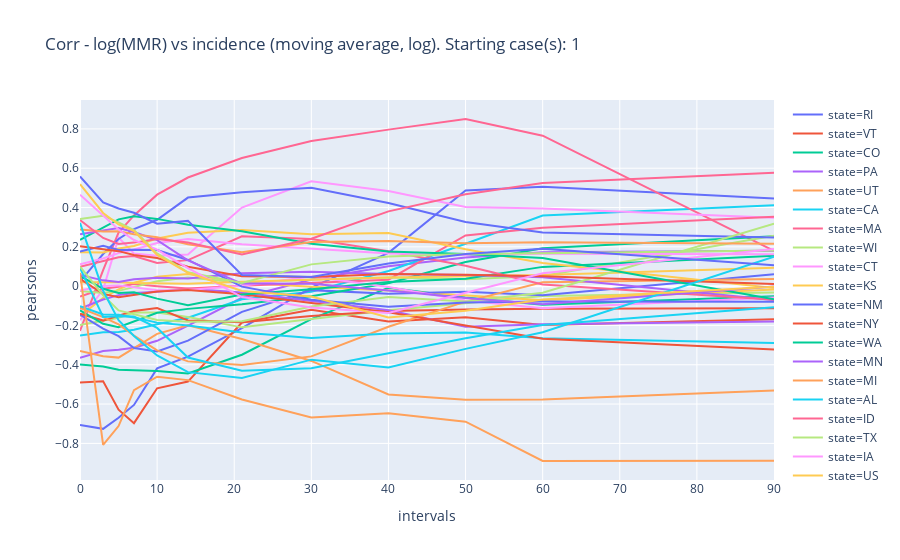

This figure's notebook cell:
### Code cell
fig = px.line(df, x="intervals", y="pearsons", color='state',title=title_name,)
with open('covid_mmr_' + t.strftime('%m%d%y%H%M')+'.html', 'a') as f:
        f.write(fig.to_html(full_html=False, include_plotlyjs='cdn'))
fig.show()

### Figure 1 — Plotly figure (JSON) as saved in the notebook; plotly's stock layout.template omitted (floating-point values rounded to 4 significant figures)
{"data": [{"hoverlabel": {"namelength": 0}, "hovertemplate": "state=RI<br>intervals=%{x}<br>pearsons=%{y}", "legendgroup": "state=RI", "line": {"color": "#636efa", "dash": "solid"}, "mode": "lines", "name": "state=RI", "showlegend": true, "type": "scatter", "x": [0, 3, 5, 7, 10, 14, 21, 30, 40, 50, 60, 90], "xaxis": "x", "y": [-0.7068, -0.7261, -0.6699, -0.6044, -0.4183, -0.3583, -0.2132, -0.007797, 0.1694, 0.4862, 0.5062, 0.4455], "yaxis": "y"}, {"hoverlabel": {"namelength": 0}, "hovertemplate": "state=VT<br>intervals=%{x}<br>pearsons=%{y}", "legendgroup": "state=VT", "line": {"color": "#EF553B", "dash": "solid"}, "mode": "lines", "name": "state=VT", "showlegend": true, "type": "scatter", "x": [0, 3, 5, 7, 10, 14, 21, 30, 40, 50, 60, 90], "xaxis": "x", "y": [-0.4905, -0.484, -0.6286, -0.697, -0.5196, -0.4854, -0.1851, -0.1198, -0.1795, -0.1589, -0.198, -0.169], "yaxis": "y"}, {"hoverlabel": {"namelength": 0}, "hovertemplate": "state=CO<br>intervals=%{x}<br>pearsons=%{y}", "legendgroup": "state=CO", "line": {"color": "#00cc96", "dash": "solid"}, "mode": "lines", "name": "state=CO", "showlegend": true, "type": "scatter", "x": [0, 3, 5, 7, 10, 14, 21, 30, 40, 50, 60, 90], "xaxis": "x", "y": [-0.3988, -0.4084, -0.4257, -0.429, -0.4315, -0.4439, -0.349, -0.168, -0.008353, -0.05771, -0.09408, -0.05156], "yaxis": "y"}, {"hoverlabel": {"namelength": 0}, "hovertemplate": "state=PA<br>intervals=%{x}<br>pearsons=%{y}", "legendgroup": "state=PA", "line": {"color": "#ab63fa", "dash": "solid"}, "mode": "lines", "name": "state=PA", "showlegend": true, "type": "scatter", "x": [0, 3, 5, 7, 10, 14, 21, 30, 40, 50, 60, 90], "xaxis": "x", "y": [-0.3647, -0.3305, -0.3233, -0.3133, -0.2782, -0.2004, -0.05916, 0.034, 0.1016, 0.1454, 0.1727, 0.1805], "yaxis": "y"}, {"hoverlabel": {"namelength": 0}, "hovertemplate": "state=UT<br>intervals=%{x}<br>pearsons=%{y}", "legendgroup": "state=UT", "line": {"color": "#FFA15A", "dash": "solid"}, "mode": "lines", "name": "state=UT", "showlegend": true, "type": "scatter", "x": [0, 3, 5, 7, 10, 14, 21, 30, 40, 50, 60, 90], "xaxis": "x", "y": [-0.3299, -0.3567, -0.3636, -0.317, -0.2427, -0.1989, -0.2693, -0.3805, -0.5513, -0.5775, -0.5773, -0.5311], "yaxis": "y"}, {"hoverlabel": {"namelength": 0}, "hovertemplate": "state=CA<br>intervals=%{x}<br>pearsons=%{y}", "legendgroup": "state=CA", "line": {"color": "#19d3f3", "dash": "solid"}, "mode": "lines", "name": "state=CA", "showlegend": true, "type": "scatter", "x": [0, 3, 5, 7, 10, 14, 21, 30, 40, 50, 60, 90], "xaxis": "x", "y": [-0.2514, -0.2352, -0.2338, -0.2218, -0.1936, -0.1604, -0.06639, -0.02844, 0.07731, 0.2156, 0.3588, 0.4109], "yaxis": "y"}, {"hoverlabel": {"namelength": 0}, "hovertemplate": "state=MA<br>intervals=%{x}<br>pearsons=%{y}", "legendgroup": "state=MA", "line": {"color": "#FF6692", "dash": "solid"}, "mode": "lines", "name": "state=MA", "showlegend": true, "type": "scatter", "x": [0, 3, 5, 7, 10, 14, 21, 30, 40, 50, 60, 90], "xaxis": "x", "y": [-0.2277, 0.08123, 0.2725, 0.3597, 0.4654, 0.5527, 0.6518, 0.7386, 0.7963, 0.8503, 0.7656, 0.18], "yaxis": "y"}, {"hoverlabel": {"namelength": 0}, "hovertemplate": "state=WI<br>intervals=%{x}<br>pearsons=%{y}", "legendgroup": "state=WI", "line": {"color": "#B6E880", "dash": "solid"}, "mode": "lines", "name": "state=WI", "showlegend": true, "type": "scatter", "x": [0, 3, 5, 7, 10, 14, 21, 30, 40, 50, 60, 90], "xaxis": "x", "y": [-0.1974, -0.1739, -0.1611, -0.134, -0.1339, -0.1567, -0.2098, -0.1667, -0.1232, -0.08735, -0.05001, -0.03258], "yaxis": "y"}, {"hoverlabel": {"namelength": 0}, "hovertemplate": "state=CT<br>intervals=%{x}<br>pearsons=%{y}", "legendgroup": "state=CT", "line": {"color": "#FF97FF", "dash": "solid"}, "mode": "lines", "name": "state=CT", "showlegend": true, "type": "scatter", "x": [0, 3, 5, 7, 10, 14, 21, 30, 40, 50, 60, 90], "xaxis": "x", "y": [-0.1734, -0.01735, 0.2469, 0.1663, 0.1548, 0.1613, 0.3999, 0.5333, 0.4843, 0.4033, 0.3949, 0.3482], "yaxis": "y"}, {"hoverlabel": {"namelength": 0}, "hovertemplate": "state=KS<br>intervals=%{x}<br>pearsons=%{y}", "legendgroup": "state=KS", "line": {"color": "#FECB52", "dash": "solid"}, "mode": "lines", "name": "state=KS", "showlegend": true, "type": "scatter", "x": [0, 3, 5, 7, 10, 14, 21, 30, 40, 50, 60, 90], "xaxis": "x", "y": [-0.1534, -0.05916, -0.01646, 0.01746, 0.04803, 0.06209, 0.01716, -0.003751, -0.02253, -0.04915, -0.07227, -0.01739], "yaxis": "y"}, {"hoverlabel": {"namelength": 0}, "hovertemplate": "state=NM<br>intervals=%{x}<br>pearsons=%{y}", "legendgroup": "state=NM", "line": {"color": "#636efa", "dash": "solid"}, "mode": "lines", "name": "state=NM", "showlegend": true, "type": "scatter", "x": [0, 3, 5, 7, 10, 14, 21, 30, 40, 50, 60, 90], "xaxis": "x", "y": [-0.1452, -0.216, -0.2545, -0.3153, -0.3321, -0.2773, -0.131, -0.02033, -0.03894, -0.02845, -0.04679, 0.06035], "yaxis": "y"}, {"hoverlabel": {"namelength": 0}, "hovertemplate": "state=NY<br>intervals=%{x}<br>pearsons=%{y}", "legendgroup": "state=NY", "line": {"color": "#EF553B", "dash": "solid"}, "mode": "lines", "name": "state=NY", "showlegend": true, "type": "scatter", "x": [0, 3, 5, 7, 10, 14, 21, 30, 40, 50, 60, 90], "xaxis": "x", "y": [-0.1398, -0.1753, -0.1501, -0.126, -0.1114, -0.1743, -0.1837, -0.1525, -0.1271, -0.1191, -0.1152, -0.1131], "yaxis": "y"}, {"hoverlabel": {"namelength": 0}, "hovertemplate": "state=WA<br>intervals=%{x}<br>pearsons=%{y}", "legendgroup": "state=WA", "line": {"color": "#00cc96", "dash": "solid"}, "mode": "lines", "name": "state=WA", "showlegend": true, "type": "scatter", "x": [0, 3, 5, 7, 10, 14, 21, 30, 40, 50, 60, 90], "xaxis": "x", "y": [-0.1232, -0.1918, -0.2089, -0.1807, -0.1354, -0.1157, -0.09207, -0.05095, 0.0144, 0.1231, 0.1921, 0.2542], "yaxis": "y"}, {"hoverlabel": {"namelength": 0}, "hovertemplate": "state=MN<br>intervals=%{x}<br>pearsons=%{y}", "legendgroup": "state=MN", "line": {"color": "#ab63fa", "dash": "solid"}, "mode": "lines", "name": "state=MN", "showlegend": true, "type": "scatter", "x": [0, 3, 5, 7, 10, 14, 21, 30, 40, 50, 60, 90], "xaxis": "x", "y": [-0.1142, -0.06822, -0.04572, -0.03543, -0.02807, -0.0134, -0.03242, -0.07321, -0.1224, -0.2062, -0.1945, -0.1794], "yaxis": "y"}, {"hoverlabel": {"namelength": 0}, "hovertemplate": "state=MI<br>intervals=%{x}<br>pearsons=%{y}", "legendgroup": "state=MI", "line": {"color": "#FFA15A", "dash": "solid"}, "mode": "lines", "name": "state=MI", "showlegend": true, "type": "scatter", "x": [0, 3, 5, 7, 10, 14, 21, 30, 40, 50, 60, 90], "xaxis": "x", "y": [-0.1106, -0.1576, -0.1949, -0.2511, -0.3265, -0.3828, -0.4007, -0.3574, -0.2064, -0.07865, 0.01932, 0.03672], "yaxis": "y"}, {"hoverlabel": {"namelength": 0}, "hovertemplate": "state=AL<br>intervals=%{x}<br>pearsons=%{y}", "legendgroup": "state=AL", "line": {"color": "#19d3f3", "dash": "solid"}, "mode": "lines", "name": "state=AL", "showlegend": true, "type": "scatter", "x": [0, 3, 5, 7, 10, 14, 21, 30, 40, 50, 60, 90], "xaxis": "x", "y": [-0.1026, -0.1438, -0.146, -0.16, -0.1856, -0.2007, -0.2361, -0.2639, -0.2404, -0.2353, -0.2653, -0.2897], "yaxis": "y"}, {"hoverlabel": {"namelength": 0}, "hovertemplate": "state=ID<br>intervals=%{x}<br>pearsons=%{y}", "legendgroup": "state=ID", "line": {"color": "#FF6692", "dash": "solid"}, "mode": "lines", "name": "state=ID", "showlegend": true, "type": "scatter", "x": [0, 3, 5, 7, 10, 14, 21, 30, 40, 50, 60, 90], "xaxis": "x", "y": [-0.05296, -0.01365, -0.003495, 0.0104, -0.000469, -0.01187, 0.002104, 0.0179, 0.03307, 0.2578, 0.2964, 0.353], "yaxis": "y"}, {"hoverlabel": {"namelength": 0}, "hovertemplate": "state=TX<br>intervals=%{x}<br>pearsons=%{y}", "legendgroup": "state=TX", "line": {"color": "#B6E880", "dash": "solid"}, "mode": "lines", "name": "state=TX", "showlegend": true, "type": "scatter", "x": [0, 3, 5, 7, 10, 14, 21, 30, 40, 50, 60, 90], "xaxis": "x", "y": [-0.0248, -0.0348, -0.02401, -0.003941, 0.02442, 0.04385, 0.01679, 0.0344, 0.04345, 0.03554, 0.05201, 0.2563], "yaxis": "y"}, {"hoverlabel": {"namelength": 0}, "hovertemplate": "state=IA<br>intervals=%{x}<br>pearsons=%{y}", "legendgroup": "state=IA", "line": {"color": "#FF97FF", "dash": "solid"}, "mode": "lines", "name": "state=IA", "showlegend": true, "type": "scatter", "x": [0, 3, 5, 7, 10, 14, 21, 30, 40, 50, 60, 90], "xaxis": "x", "y": [-0.02214, 0.0002581, 0.003855, -0.005953, -0.02106, -0.01956, 0.001462, 0.04896, -0.004466, -0.07337, -0.1122, -0.05797], "yaxis": "y"}, {"hoverlabel": {"namelength": 0}, "hovertemplate": "state=US<br>intervals=%{x}<br>pearsons=%{y}", "legendgroup": "state=US", "line": {"color": "#FECB52", "dash": "solid"}, "mode": "lines", "name": "state=US", "showlegend": true, "type": "scatter", "x": [0, 3, 5, 7, 10, 14, 21, 30, 40, 50, 60, 90], "xaxis": "x", "y": [0.02041, 0.02127, 0.01955, 0.01654, 0.01317, 0.0119, 0.02195, 0.03421, 0.04447, 0.0504, 0.05631, 0.09389], "yaxis": "y"}, {"hoverlabel": {"namelength": 0}, "hovertemplate": "state=SD<br>intervals=%{x}<br>pearsons=%{y}", "legendgroup": "state=SD", "line": {"color": "#636efa", "dash": "solid"}, "mode": "lines", "name": "state=SD", "showlegend": true, "type": "scatter", "x": [0, 3, 5, 7, 10, 14, 21, 30, 40, 50, 60, 90], "xaxis": "x", "y": [0.02367, 0.1633, 0.2397, 0.2903, 0.3376, 0.4506, 0.478, 0.5001, 0.4231, 0.3261, 0.2734, 0.2473], "yaxis": "y"}, {"hoverlabel": {"namelength": 0}, "hovertemplate": "state=IL<br>intervals=%{x}<br>pearsons=%{y}", "legendgroup": "state=IL", "line": {"color": "#EF553B", "dash": "solid"}, "mode": "lines", "name": "state=IL", "showlegend": true, "type": "scatter", "x": [0, 3, 5, 7, 10, 14, 21, 30, 40, 50, 60, 90], "xaxis": "x", "y": [0.03725, -0.0395, -0.05615, -0.04417, -0.02723, -0.02013, -0.04088, -0.08543, -0.1333, -0.2002, -0.2674, -0.3226], "yaxis": "y"}, {"hoverlabel": {"namelength": 0}, "hovertemplate": "state=OK<br>intervals=%{x}<br>pearsons=%{y}", "legendgroup": "state=OK", "line": {"color": "#00cc96", "dash": "solid"}, "mode": "lines", "name": "state=OK", "showlegend": true, "type": "scatter", "x": [0, 3, 5, 7, 10, 14, 21, 30, 40, 50, 60, 90], "xaxis": "x", "y": [0.05285, -0.01355, -0.03452, -0.03145, -0.0636, -0.09764, -0.04214, -0.01564, 0.02128, 0.03801, 0.09796, 0.155], "yaxis": "y"}, {"hoverlabel": {"namelength": 0}, "hovertemplate": "state=KY<br>intervals=%{x}<br>pearsons=%{y}", "legendgroup": "state=KY", "line": {"color": "#ab63fa", "dash": "solid"}, "mode": "lines", "name": "state=KY", "showlegend": true, "type": "scatter", "x": [0, 3, 5, 7, 10, 14, 21, 30, 40, 50, 60, 90], "xaxis": "x", "y": [0.05711, 0.02936, 0.02157, 0.03485, 0.04275, 0.03867, 0.0661, 0.07381, 0.0617, 0.05609, 0.04575, -0.07099], "yaxis": "y"}, {"hoverlabel": {"namelength": 0}, "hovertemplate": "state=ME<br>intervals=%{x}<br>pearsons=%{y}", "legendgroup": "state=ME", "line": {"color": "#FFA15A", "dash": "solid"}, "mode": "lines", "name": "state=ME", "showlegend": true, "type": "scatter", "x": [0, 3, 5, 7, 10, 14, 21, 30, 40, 50, 60, 90], "xaxis": "x", "y": [0.06771, -0.8081, -0.712, -0.5295, -0.4608, -0.4782, -0.5769, -0.6685, -0.6467, -0.6898, -0.8896, -0.8885], "yaxis": "y"}, {"hoverlabel": {"namelength": 0}, "hovertemplate": "state=NJ<br>intervals=%{x}<br>pearsons=%{y}", "legendgroup": "state=NJ", "line": {"color": "#19d3f3", "dash": "solid"}, "mode": "lines", "name": "state=NJ", "showlegend": true, "type": "scatter", "x": [0, 3, 5, 7, 10, 14, 21, 30, 40, 50, 60, 90], "xaxis": "x", "y": [0.09267, -0.1564, -0.1534, -0.1548, -0.2126, -0.3631, -0.4299, -0.4178, -0.3416, -0.2648, -0.1978, -0.1069], "yaxis": "y"}, {"hoverlabel": {"namelength": 0}, "hovertemplate": "state=MD<br>intervals=%{x}<br>pearsons=%{y}", "legendgroup": "state=MD", "line": {"color": "#FF6692", "dash": "solid"}, "mode": "lines", "name": "state=MD", "showlegend": true, "type": "scatter", "x": [0, 3, 5, 7, 10, 14, 21, 30, 40, 50, 60, 90], "xaxis": "x", "y": [0.09889, 0.1269, 0.147, 0.1532, 0.1177, 0.1323, 0.2534, 0.2403, 0.1775, 0.1036, 0.008672, -0.06926], "yaxis": "y"}, {"hoverlabel": {"namelength": 0}, "hovertemplate": "state=AZ<br>intervals=%{x}<br>pearsons=%{y}", "legendgroup": "state=AZ", "line": {"color": "#B6E880", "dash": "solid"}, "mode": "lines", "name": "state=AZ", "showlegend": true, "type": "scatter", "x": [0, 3, 5, 7, 10, 14, 21, 30, 40, 50, 60, 90], "xaxis": "x", "y": [0.0991, -0.04625, -0.1232, -0.1431, -0.1726, -0.181, -0.1791, -0.1041, -0.05568, -0.0787, -0.03323, 0.3181], "yaxis": "y"}, {"hoverlabel": {"namelength": 0}, "hovertemplate": "state=GA<br>intervals=%{x}<br>pearsons=%{y}", "legendgroup": "state=GA", "line": {"color": "#FF97FF", "dash": "solid"}, "mode": "lines", "name": "state=GA", "showlegend": true, "type": "scatter", "x": [0, 3, 5, 7, 10, 14, 21, 30, 40, 50, 60, 90], "xaxis": "x", "y": [0.1114, 0.1407, 0.1678, 0.1864, 0.2198, 0.2402, 0.2137, 0.1902, 0.1662, 0.1587, 0.1653, 0.1618], "yaxis": "y"}, {"hoverlabel": {"namelength": 0}, "hovertemplate": "state=LA<br>intervals=%{x}<br>pearsons=%{y}", "legendgroup": "state=LA", "line": {"color": "#FECB52", "dash": "solid"}, "mode": "lines", "name": "state=LA", "showlegend": true, "type": "scatter", "x": [0, 3, 5, 7, 10, 14, 21, 30, 40, 50, 60, 90], "xaxis": "x", "y": [0.1728, 0.1714, 0.1913, 0.2046, 0.2426, 0.2721, 0.2856, 0.2643, 0.2707, 0.1877, 0.1174, -0.009887], "yaxis": "y"}, {"hoverlabel": {"namelength": 0}, "hovertemplate": "state=NC<br>intervals=%{x}<br>pearsons=%{y}", "legendgroup": "state=NC", "line": {"color": "#636efa", "dash": "solid"}, "mode": "lines", "name": "state=NC", "showlegend": true, "type": "scatter", "x": [0, 3, 5, 7, 10, 14, 21, 30, 40, 50, 60, 90], "xaxis": "x", "y": [0.1758, 0.2051, 0.1842, 0.1857, 0.1839, 0.1332, -0.00246, -0.06894, -0.105, -0.08275, -0.0778, -0.07939], "yaxis": "y"}, {"hoverlabel": {"namelength": 0}, "hovertemplate": "state=MO<br>intervals=%{x}<br>pearsons=%{y}", "legendgroup": "state=MO", "line": {"color": "#EF553B", "dash": "solid"}, "mode": "lines", "name": "state=MO", "showlegend": true, "type": "scatter", "x": [0, 3, 5, 7, 10, 14, 21, 30, 40, 50, 60, 90], "xaxis": "x", "y": [0.2027, 0.1892, 0.178, 0.1581, 0.1429, 0.09823, 0.05056, 0.04586, 0.06164, 0.05857, 0.05082, 0.01042], "yaxis": "y"}, {"hoverlabel": {"namelength": 0}, "hovertemplate": "state=IN<br>intervals=%{x}<br>pearsons=%{y}", "legendgroup": "state=IN", "line": {"color": "#00cc96", "dash": "solid"}, "mode": "lines", "name": "state=IN", "showlegend": true, "type": "scatter", "x": [0, 3, 5, 7, 10, 14, 21, 30, 40, 50, 60, 90], "xaxis": "x", "y": [0.2352, 0.2985, 0.3396, 0.3558, 0.3421, 0.3118, 0.2796, 0.2155, 0.1767, 0.1635, 0.1429, -0.06735], "yaxis": "y"}, {"hoverlabel": {"namelength": 0}, "hovertemplate": "state=SC<br>intervals=%{x}<br>pearsons=%{y}", "legendgroup": "state=SC", "line": {"color": "#ab63fa", "dash": "solid"}, "mode": "lines", "name": "state=SC", "showlegend": true, "type": "scatter", "x": [0, 3, 5, 7, 10, 14, 21, 30, 40, 50, 60, 90], "xaxis": "x", "y": [0.2635, 0.2835, 0.2956, 0.2754, 0.234, 0.1309, 0.01315, 0.01232, -0.02216, -0.06087, -0.09158, -0.001232], "yaxis": "y"}, {"hoverlabel": {"namelength": 0}, "hovertemplate": "state=VA<br>intervals=%{x}<br>pearsons=%{y}", "legendgroup": "state=VA", "line": {"color": "#FFA15A", "dash": "solid"}, "mode": "lines", "name": "state=VA", "showlegend": true, "type": "scatter", "x": [0, 3, 5, 7, 10, 14, 21, 30, 40, 50, 60, 90], "xaxis": "x", "y": [0.2887, 0.2775, 0.2787, 0.2636, 0.2485, 0.2134, 0.1719, 0.2248, 0.2294, 0.2177, 0.2238, 0.2152], "yaxis": "y"}, {"hoverlabel": {"namelength": 0}, "hovertemplate": "state=ND<br>intervals=%{x}<br>pearsons=%{y}", "legendgroup": "state=ND", "line": {"color": "#19d3f3", "dash": "solid"}, "mode": "lines", "name": "state=ND", "showlegend": true, "type": "scatter", "x": [0, 3, 5, 7, 10, 14, 21, 30, 40, 50, 60, 90], "xaxis": "x", "y": [0.3221, -0.02337, -0.1734, -0.2541, -0.3525, -0.4375, -0.4677, -0.374, -0.4139, -0.3191, -0.2346, 0.1502], "yaxis": "y"}, {"hoverlabel": {"namelength": 0}, "hovertemplate": "state=OR<br>intervals=%{x}<br>pearsons=%{y}", "legendgroup": "state=OR", "line": {"color": "#FF6692", "dash": "solid"}, "mode": "lines", "name": "state=OR", "showlegend": true, "type": "scatter", "x": [0, 3, 5, 7, 10, 14, 21, 30, 40, 50, 60, 90], "xaxis": "x", "y": [0.3361, 0.2451, 0.2145, 0.2214, 0.2402, 0.2225, 0.1607, 0.2414, 0.3804, 0.4679, 0.525, 0.5773], "yaxis": "y"}, {"hoverlabel": {"namelength": 0}, "hovertemplate": "state=TN<br>intervals=%{x}<br>pearsons=%{y}", "legendgroup": "state=TN", "line": {"color": "#B6E880", "dash": "solid"}, "mode": "lines", "name": "state=TN", "showlegend": true, "type": "scatter", "x": [0, 3, 5, 7, 10, 14, 21, 30, 40, 50, 60, 90], "xaxis": "x", "y": [0.3417, 0.3581, 0.3243, 0.2855, 0.1669, 0.07064, 0.01652, 0.1108, 0.1512, 0.1629, 0.1668, 0.1812], "yaxis": "y"}, {"hoverlabel": {"namelength": 0}, "hovertemplate": "state=FL<br>intervals=%{x}<br>pearsons=%{y}", "legendgroup": "state=FL", "line": {"color": "#FF97FF", "dash": "solid"}, "mode": "lines", "name": "state=FL", "showlegend": true, "type": "scatter", "x": [0, 3, 5, 7, 10, 14, 21, 30, 40, 50, 60, 90], "xaxis": "x", "y": [0.4649, 0.3603, 0.2884, 0.2347, 0.1862, 0.09127, -0.05532, -0.1082, -0.1371, -0.03366, 0.0656, 0.1896], "yaxis": "y"}, {"hoverlabel": {"namelength": 0}, "hovertemplate": "state=WY<br>intervals=%{x}<br>pearsons=%{y}", "legendgroup": "state=WY", "line": {"color": "#FECB52", "dash": "solid"}, "mode": "lines", "name": "state=WY", "showlegend": true, "type": "scatter", "x": [0, 3, 5, 7, 10, 14, 21, 30, 40, 50, 60, 90], "xaxis": "x", "y": [0.5188, 0.3722, 0.3139, 0.2801, 0.1585, 0.06802, -0.02447, -0.05321, -0.1593, -0.1255, -0.06794, -0.003045], "yaxis": "y"}, {"hoverlabel": {"namelength": 0}, "hovertemplate": "state=MT<br>intervals=%{x}<br>pearsons=%{y}", "legendgroup": "state=MT", "line": {"color": "#636efa", "dash": "solid"}, "mode": "lines", "name": "state=MT", "showlegend": true, "type": "scatter", "x": [0, 3, 5, 7, 10, 14, 21, 30, 40, 50, 60, 90], "xaxis": "x", "y": [0.5577, 0.4261, 0.3949, 0.3732, 0.3178, 0.3319, 0.05677, 0.0468, 0.1152, 0.1629, 0.1907, 0.1061], "yaxis": "y"}], "layout": {"legend": {"tracegroupgap": 0}, "title": {"text": "Corr - log(MMR) vs incidence (moving average, log). Starting case(s): 1"}, "xaxis": {"anchor": "y", "domain": [0, 1], "title": {"text": "intervals"}}, "yaxis": {"anchor": "x", "domain": [0, 1], "title": {"text": "pearsons"}}}}
